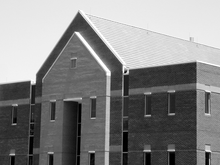
%> input picture Lab 8/Building.tif, 220 x 165 px, shrunk from 1114 x 834 before the run
$ octave Tipton_EGR532_Lab7PartB.m   (GNU Octave 9; MATLAB toolbox functions it lacks are replaced by stand-ins)
%> lines starting %> are read from the running program, lines starting %| are printed output that depends on the picture
%%%%%%%%%%%%%%%%%%%%%%%%%%%%%%%%%%%%%%%%%%%%%%%%%%%%%%%%%%%%%%%%%%%%%%%%
% Title: Edge Detection
% Filename: Tipton_EGR532_Lab7PartB.m
% Author: Natalie Tipton
% Date: 3/21/19
% Instructor: Dr. Rhodes
% Description: This script applies sobel masks to a smoothed image
%   in order to find the magnitude and angle images. The output shows
%   more defined horizontal and vertical edges than when the image was
%   not smoothed.
%%%%%%%%%%%%%%%%%%%%%%%%%%%%%%%%%%%%%%%%%%%%%%%%%%%%%%%%%%%%%%%%%%%%%%%%

%%%%%%%% Part B %%%%%%%%%%

%read in building image and find size
building = imread('Building.tif');
%> building is the input picture: size 165x220 uint8; min 0, max 255, mean 133.3
[row, col] = size(building);
%> row = 165; col = 220

%convert building to double
b = im2double(building);

%create both sobel masks
w1 = [-1 -2 -1; 0 0 0; 1 2 1];
w2 = [-1 0 1; -2 0 2; -1 0 1];

%complete summation equation to blur in 5x5 neighborhoods
for x = 1+2:row-2
    for y = 1+2:col-2
        total=0;
        for s = -2:2
            for t = -2:2
                total = total+(b(x+s,y+t));
            end
            smooth(x+2,y+2) = total/255;
        end
    end
end
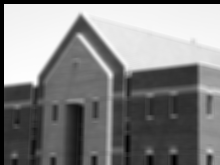
%> smooth: size 165x220 double; min 0, max 0.0935, mean 0.0488; drawn with min black and max white

%find derivative of image with first mask
for x = 1+1:row-1
    for y = 1+1:col-1
        gx(x,y) = w1(1,1)*smooth(x-1,y-1)+w1(1,2)*smooth(x-1,y)+w1(1,3)*smooth(x-1,y+1)...
                      +w1(2,1)*smooth(x,y-1)+w1(2,2)*smooth(x,y)+w1(2,3)*smooth(x,y+1)...
                      +w1(3,1)*smooth(x+1,y-1)+w1(3,2)*smooth(x+1,y)+w1(3,3)*smooth(x+1,y+1);
    end
end
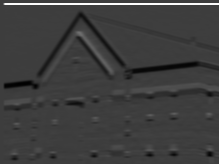
%> gx: size 164x219 double; min -0.114, max 0.359, mean 0.00115; drawn with min black and max white

%find derivative of image with second mask
for x = 1+1:row-1
    for y = 1+1:col-1
        gy(x,y) = w2(1,1)*smooth(x-1,y-1)+w2(1,2)*smooth(x-1,y)+w2(1,3)*smooth(x-1,y+1)...
                      +w2(2,1)*smooth(x,y-1)+w2(2,2)*smooth(x,y)+w2(2,3)*smooth(x,y+1)...
                      +w2(3,1)*smooth(x+1,y-1)+w2(3,2)*smooth(x+1,y)+w2(3,3)*smooth(x+1,y+1);
    end
end
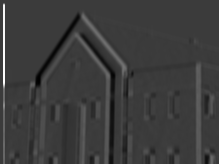
%> gy: size 164x219 double; min -0.113, max 0.37, mean 0.00244; drawn with min black and max white

%find gradient magnitude of image
M = abs(gx) + abs(gy);
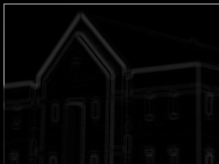
%> M: size 164x219 double; min 0, max 0.529, mean 0.0236
M = im2uint8(M);
%> M: size 164x219 uint8
%find gradient angle of image
alpha = atan(gy ./ gx);
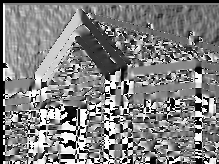
%> alpha: size 164x219 double; 3.17% of the values are NaN or infinite; the others: min -1.57, max 1.57, mean 0.0531; drawn with min black, max white, NaN and infinite black
alpha = im2uint8(alpha);
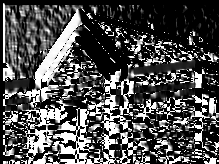
%> alpha: size 164x219 uint8; min 0, max 255, mean 78.4

%plot original image, smoothed image, gx, and gy in subplots
figure(1)
colormap gray;
subplot(2,2,1)
imagesc(building);
title('Original Building');
xlabel('X (spatial units)');
ylabel('Y (spatial units)');
colorbar;
subplot(2,2,2)
imagesc(smooth);
title({'Smoothed Building','5x5 Averaging Filter'});
xlabel('X (spatial units)');
ylabel('Y (spatial units)');
colorbar;
subplot(2,2,3)
imagesc(gx);
title({'Partial Derivative of Original','In Terms of X (gx)'});
xlabel('X (spatial units)');
ylabel('Y (spatial units)');
colorbar;
subplot(2,2,4)
imagesc(gy);
title({'Partial Derivative of Original','In Terms of Y (gy)'});
xlabel('X (spatial units)');
ylabel('Y (spatial units)');
colorbar;

%in new figure, show gradient magnitude and gradient angle in subplots
figure(2)
colormap gray;
subplot(1,2,1)
imagesc(M);
title('Gradient Magnitude of Original Image');
xlabel('X (spatial units)');
ylabel('Y (spatial units)');
colorbar;
subplot(1,2,2)
imagesc(alpha);
title('Gradient Angle of Original Image');
xlabel('X (spatial units)');
ylabel('Y (spatial units)');
colorbar;

$ run again, with Lab 8/blood1.tif copied over Lab 8/Building.tif
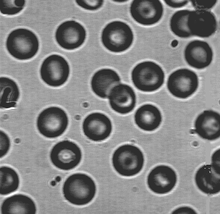
%> input picture Lab 8/blood1.tif, 220 x 214 px, shrunk from 272 x 265 before the run
%> building is the input picture: size 214x220 uint8; min 32, max 255, mean 129.8
%> after the loop `for x = 1+1:row-1`:
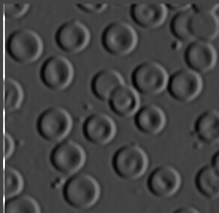
%> gy: size 213x219 double; min -0.1, max 0.286, mean 0.00181; drawn with min black and max white
%> `alpha = im2uint8(alpha);`:
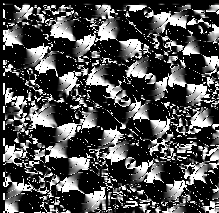
%> alpha: size 213x219 uint8; min 0, max 255, mean 78.6
